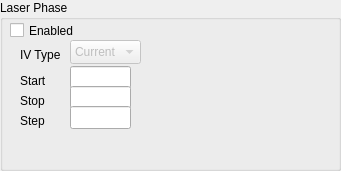
   <widget class="QGroupBox" name="groupBox_6">
    <property name="geometry">
     <rect>
      <x>700</x>
      <y>250</y>
      <width>341</width>
      <height>171</height>
     </rect>
    </property>
    <property name="title">
     <string>Laser Phase</string>
    </property>
    <widget class="QCheckBox" name="laspha_check">
     <property name="geometry">
      <rect>
       <x>10</x>
       <y>20</y>
       <width>79</width>
       <height>21</height>
      </rect>
     </property>
     <property name="text">
      <string>Enabled</string>
     </property>
    </widget>
    <widget class="QLabel" name="label_25">
     <property name="geometry">
      <rect>
       <x>20</x>
       <y>70</y>
       <width>53</width>
       <height>21</height>
      </rect>
     </property>
     <property name="text">
      <string>Start</string>
     </property>
    </widget>
    <widget class="QLabel" name="label_26">
     <property name="geometry">
      <rect>
       <x>20</x>
       <y>91</y>
       <width>53</width>
       <height>20</height>
      </rect>
     </property>
     <property name="text">
      <string>Stop</string>
     </property>
    </widget>
    <widget class="QLabel" name="label_27">
     <property name="geometry">
      <rect>
       <x>20</x>
       <y>110</y>
       <width>53</width>
       <height>21</height>
      </rect>
     </property>
     <property name="text">
      <string>Step</string>
     </property>
    </widget>
    <widget class="QLineEdit" name="laspha_start_text">
     <property name="geometry">
      <rect>
       <x>70</x>
       <y>66</y>
       <width>61</width>
       <height>23</height>
      </rect>
     </property>
    </widget>
    <widget class="QLineEdit" name="laspha_stop_text">
     <property name="geometry">
      <rect>
       <x>70</x>
       <y>86</y>
       <width>61</width>
       <height>23</height>
      </rect>
     </property>
    </widget>
    <widget class="QLineEdit" name="laspha_step_text">
     <property name="geometry">
      <rect>
       <x>70</x>
       <y>106</y>
       <width>61</width>
       <height>23</height>
      </rect>
     </property>
    </widget>
    <widget class="QLabel" name="label_28">
     <property name="geometry">
      <rect>
       <x>20</x>
       <y>45</y>
       <width>53</width>
       <height>20</height>
      </rect>
     </property>
     <property name="text">
      <string>IV Type</string>
     </property>
    </widget>
    <widget class="QComboBox" name="laspha_type_combo">
     <property name="enabled">
      <bool>false</bool>
     </property>
     <property name="geometry">
      <rect>
       <x>70</x>
       <y>40</y>
       <width>71</width>
       <height>24</height>
      </rect>
     </property>
     <item>
      <property name="text">
       <string>Current</string>
      </property>
     </item>
     <item>
      <property name="text">
       <string>Voltage</string>
      </property>
     </item>
    </widget>
    <widget class="QWidget" name="verticalLayoutWidget_6">
     <property name="geometry">
      <rect>
       <x>150</x>
       <y>30</y>
       <width>171</width>
       <height>131</height>
      </rect>
     </property>
     <layout class="QVBoxLayout" name="laspha_plot_layout"/>
    </widget>
   </widget>
